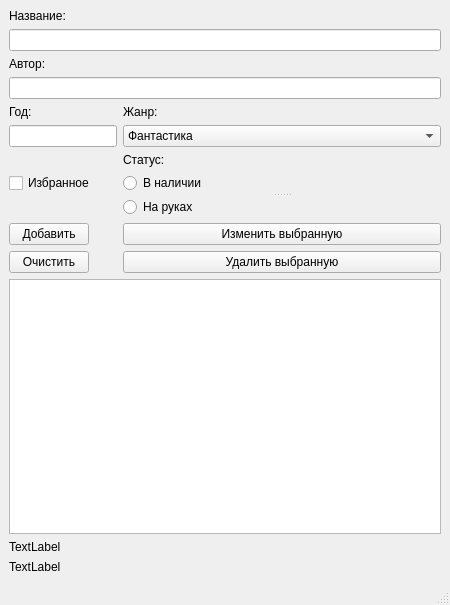
<?xml version="1.0" encoding="UTF-8"?>
<ui version="4.0">
 <class>MainWindow</class>
 <widget class="QMainWindow" name="MainWindow">
  <property name="geometry">
   <rect>
    <x>0</x>
    <y>0</y>
    <width>450</width>
    <height>605</height>
   </rect>
  </property>
  <property name="windowTitle">
   <string>MainWindow</string>
  </property>
  <widget class="QWidget" name="centralwidget">
   <layout class="QFormLayout" name="formLayout">
    <item row="10" column="1">
     <widget class="QLabel" name="label_3">
      <property name="text">
       <string>Статус:</string>
      </property>
     </widget>
    </item>
    <item row="11" column="0">
     <widget class="QCheckBox" name="izb">
      <property name="text">
       <string>Избранное</string>
      </property>
     </widget>
    </item>
    <item row="11" column="1">
     <widget class="QSplitter" name="splitter">
      <property name="orientation">
       <enum>Qt::Orientation::Vertical</enum>
      </property>
      <widget class="QRadioButton" name="radioButton">
       <property name="text">
        <string>В наличии</string>
       </property>
      </widget>
      <widget class="QRadioButton" name="radioButton_2">
       <property name="text">
        <string>На руках</string>
       </property>
      </widget>
     </widget>
    </item>
    <item row="12" column="0">
     <widget class="QPushButton" name="dod">
      <property name="text">
       <string>Добавить</string>
      </property>
     </widget>
    </item>
    <item row="12" column="1">
     <widget class="QPushButton" name="top">
      <property name="text">
       <string>Изменить выбранную</string>
      </property>
     </widget>
    </item>
    <item row="13" column="0">
     <widget class="QPushButton" name="cik">
      <property name="text">
       <string>Очистить</string>
      </property>
     </widget>
    </item>
    <item row="13" column="1">
     <widget class="QPushButton" name="del_top">
      <property name="text">
       <string>Удалить выбранную</string>
      </property>
     </widget>
    </item>
    <item row="14" column="0" colspan="2">
     <widget class="QTableWidget" name="table"/>
    </item>
    <item row="15" column="0">
     <widget class="QLabel" name="label_2">
      <property name="text">
       <string>TextLabel</string>
      </property>
     </widget>
    </item>
    <item row="16" column="0">
     <widget class="QLabel" name="label">
      <property name="text">
       <string>TextLabel</string>
      </property>
     </widget>
    </item>
    <item row="9" column="0">
     <widget class="QLineEdit" name="got"/>
    </item>
    <item row="9" column="1">
     <widget class="QComboBox" name="box">
      <item>
       <property name="text">
        <string>Фантастика </string>
       </property>
      </item>
      <item>
       <property name="text">
        <string>Новый элемент</string>
       </property>
      </item>
      <item>
       <property name="text">
        <string>Новый элемент</string>
       </property>
      </item>
      <item>
       <property name="text">
        <string>Новый элемент</string>
       </property>
      </item>
      <item>
       <property name="text">
        <string>Новый элемент</string>
       </property>
      </item>
     </widget>
    </item>
    <item row="7" column="0">
     <widget class="QLabel" name="label_4">
      <property name="text">
       <string>Год:</string>
      </property>
     </widget>
    </item>
    <item row="6" column="0" colspan="2">
     <widget class="QLineEdit" name="avtor"/>
    </item>
    <item row="2" column="0" colspan="2">
     <widget class="QLineEdit" name="name"/>
    </item>
    <item row="4" column="0">
     <widget class="QLabel" name="label_5">
      <property name="text">
       <string>Автор:</string>
      </property>
     </widget>
    </item>
    <item row="0" column="0">
     <widget class="QLabel" name="label_6">
      <property name="text">
       <string>Название:</string>
      </property>
     </widget>
    </item>
    <item row="7" column="1">
     <widget class="QLabel" name="label_7">
      <property name="text">
       <string>Жанр:</string>
      </property>
     </widget>
    </item>
   </layout>
  </widget>
  <widget class="QMenuBar" name="menubar">
   <property name="geometry">
    <rect>
     <x>0</x>
     <y>0</y>
     <width>450</width>
     <height>22</height>
    </rect>
   </property>
  </widget>
  <widget class="QStatusBar" name="statusbar"/>
 </widget>
 <resources/>
 <connections/>
</ui>
